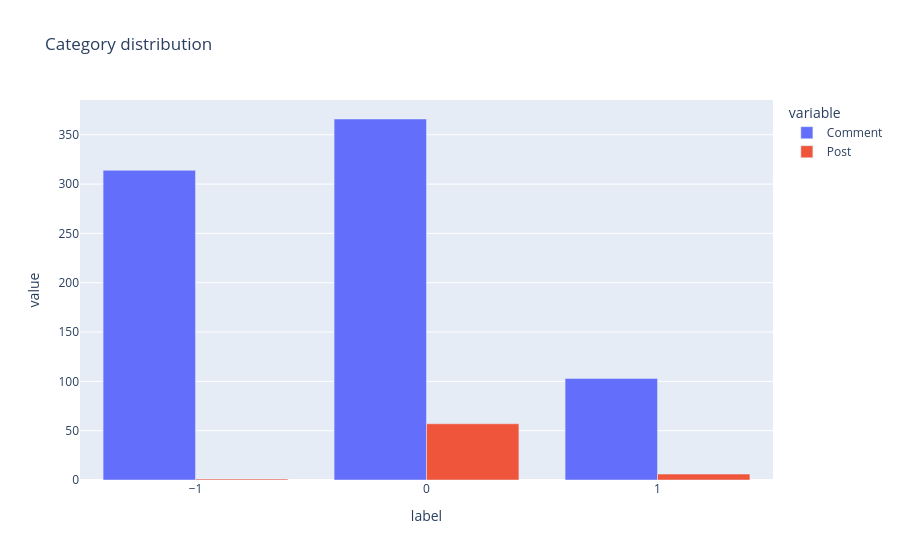

This figure's notebook cell:
### Code cell
X_comment = df[df['type']=='comment'].reset_index(drop=True)
X_post = df[df['type']=='post'].reset_index(drop=True)

X_comment_count = X_comment.label.value_counts().sort_index()
X_post_count = X_post.label.value_counts().sort_index()

df_compare = pd.concat([X_comment_count, X_post_count], axis=1)
df_compare.columns = ['Comment', 'Post']

fig = px.bar(df_compare,
             x=df_compare.index,
             y=['Comment', 'Post'],
             title='Category distribution',
             barmode='group',
             
            )
fig.show()

### Figure 1 — Plotly figure (JSON) as saved in the notebook; plotly's stock layout.template omitted (floating-point values rounded to 4 significant figures)
{"data": [{"alignmentgroup": "True", "hovertemplate": "variable=Comment<br>label=%{x}<br>value=%{y}<extra></extra>", "legendgroup": "Comment", "marker": {"color": "#636efa", "pattern": {"shape": ""}}, "name": "Comment", "offsetgroup": "Comment", "orientation": "v", "showlegend": true, "textposition": "auto", "type": "bar", "x": [-1.0, 0.0, 1.0], "xaxis": "x", "y": [314, 366, 103], "yaxis": "y"}, {"alignmentgroup": "True", "hovertemplate": "variable=Post<br>label=%{x}<br>value=%{y}<extra></extra>", "legendgroup": "Post", "marker": {"color": "#EF553B", "pattern": {"shape": ""}}, "name": "Post", "offsetgroup": "Post", "orientation": "v", "showlegend": true, "textposition": "auto", "type": "bar", "x": [-1.0, 0.0, 1.0], "xaxis": "x", "y": [1, 57, 6], "yaxis": "y"}], "layout": {"barmode": "group", "legend": {"title": {"text": "variable"}, "tracegroupgap": 0}, "title": {"text": "Category distribution"}, "xaxis": {"anchor": "y", "domain": [0, 1], "title": {"text": "label"}}, "yaxis": {"anchor": "x", "domain": [0, 1], "title": {"text": "value"}}}}
